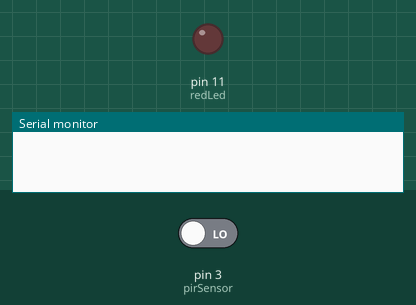
A sketch run on a simulated Arduino Uno, built with avr-gcc and run on an emulated ATmega328P. Shown: output pins drawn as LEDs (lit = HIGH), the last lines printed to the serial monitor. The test bench sets the inputs (shaded band); at power-on: pin 3 (pirSensor) LOW.

Above: at 1.2 s.
1.3 s: pin 3 (pirSensor) driven HIGH
At 2.5 s:
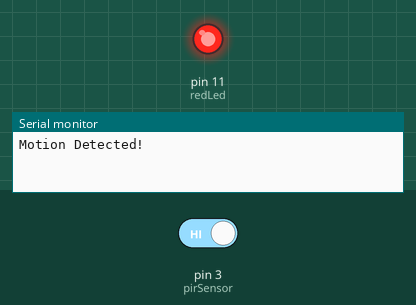
2.9 s: pin 3 (pirSensor) driven LOW
At 3.7 s:
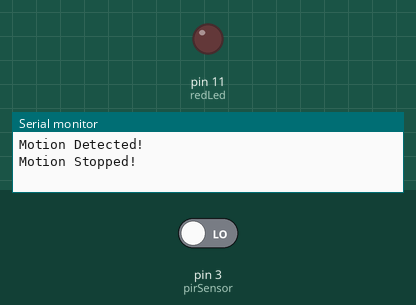
Timing chart, 0 to 5.9 s (numbered marks = the images above; inputs shaded):
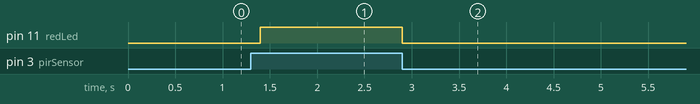

Measured:
- after the input at 1.3 s, pin 11 (redLed): LOW → HIGH after 0.10 s
- after the input at 2.9 s, pin 11 (redLed): HIGH → LOW at once

The sketch:

2_PIR_Motion_Sensor.ino
```cpp
int redLed = 11;
int pirSensor = 3;
int flag = LOW;
void setup()
{
  pinMode(redLed, OUTPUT);
  pinMode(pirSensor, INPUT);
  Serial.begin (9600);
}
void loop()
{
  int rawValue=0;
  rawValue = digitalRead(pirSensor);
  if (rawValue == HIGH) {
    digitalWrite(redLed, HIGH);
    delay (100);

    if ( flag == LOW ) {
      Serial.println("Motion Detected!");
      flag = HIGH;
    }
  }

  else {
    digitalWrite(redLed, LOW);
    delay(200);

    if (flag == HIGH) {
      Serial.println("Motion Stopped!");
      flag = LOW;
    }
  }
}
```
